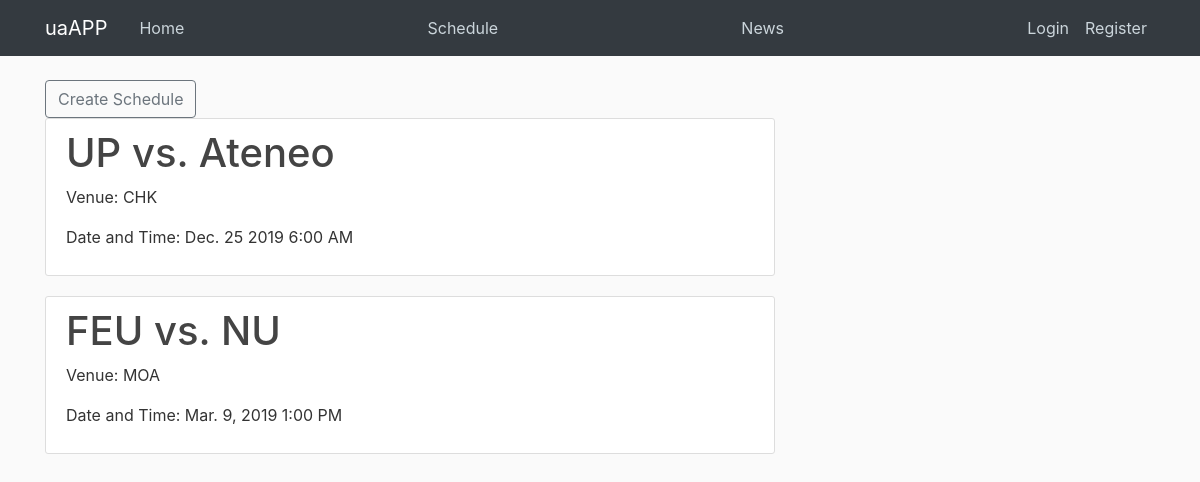
Page /schedule/ on the committed database.
### schedule/models.py (models this page shows, shortened)
class Schedule(models.Model):
    teamOne = models.CharField(max_length = 100)
    teamTwo = models.CharField(max_length = 100)
    venue = models.CharField(max_length = 100)
    date = models.CharField(max_length = 100)
    time = models.CharField(max_length = 100)

### schedule/views.py (the view)
# urls.py: path('', SchedPostListView.as_view(), name='sched'),
class SchedPostListView(ListView):
	model = Schedule
	template_name = 'schedule/sched.html'
	context_object_name = 'sched'
	ordering = ['-id']

### schedule/templates/schedule/sched.html
{% extends "home/base.html" %}
{% block content %}
	<a class = "btn btn-outline-secondary" href="{% url 'post-create' %}"> Create Schedule </a>
	{% for item in sched %}
		<article class="media content-section">
			<div class="media-body">
				<h1><a class="article-title" href="{% url 'post-detail' item.id %}">{{item.teamOne}} vs. {{item.teamTwo}}</a></h1>
				<p>Venue: {{item.venue}} </p>
				<p>Date and Time: {{item.date}} {{item.time}}</p>
			</div>
		</article>
	{% endfor %}
{% endblock content %}

### home/static/home/main.css (style rules this page uses)
body { background: #fafafa; color: #333333; margin-top: 5rem; }
h1, h2, h3, h4, h5, h6 { color: #444444; }
.content-section { background: #ffffff; padding: 10px 20px; border: 1px solid #dddddd; border-radius: 3px; margin-bottom: 20px; }
.article-title { color: #444444; }

### rows in the picture
Schedule: teamOne "UP", teamTwo "Ateneo", venue "CHK", date "Dec. 25 2019", time "6:00 AM"
Schedule: teamOne "FEU", teamTwo "NU", venue "MOA", date "Mar. 9, 2019", time "1:00 PM"
